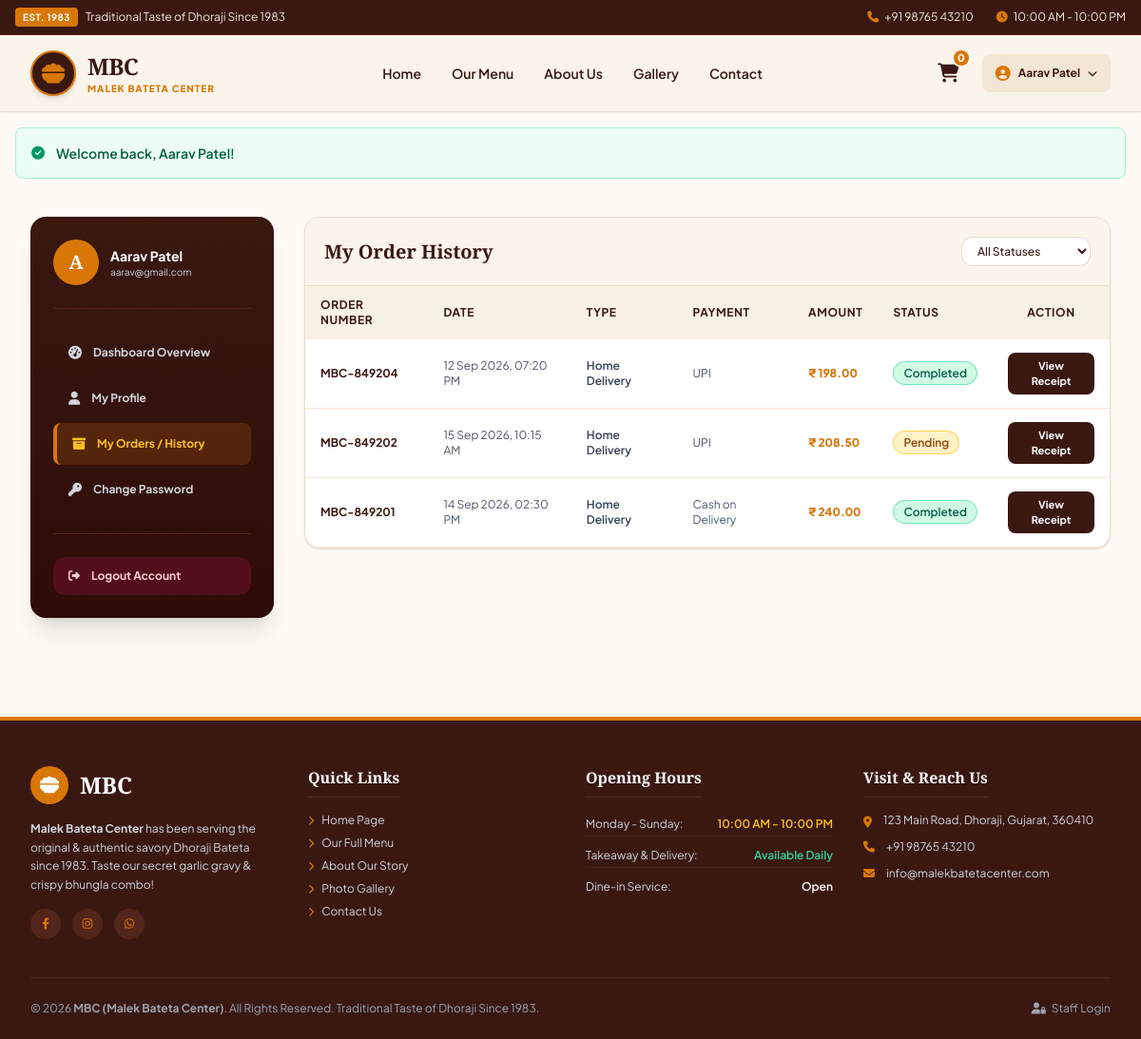
The app's page /customer/orders.php (signed in) with its own data.
### tables this page shows
CREATE TABLE IF NOT EXISTS `orders` (
  `id` INT AUTO_INCREMENT PRIMARY KEY,
  `order_number` VARCHAR(30) NOT NULL UNIQUE,
  `user_id` INT DEFAULT NULL,
  `customer_name` VARCHAR(100) NOT NULL,
  `customer_email` VARCHAR(100) NOT NULL,
  `customer_phone` VARCHAR(20) NOT NULL,
  `delivery_address` TEXT NOT NULL,
  `order_type` ENUM('Home Delivery', 'Takeaway', 'Dine-in') DEFAULT 'Home Delivery',
  `payment_method` ENUM('Cash on Delivery', 'UPI', 'Credit/Debit Card') DEFAULT 'Cash on Delivery',
  `subtotal` DECIMAL(10,2) NOT NULL,
  `tax_amount` DECIMAL(10,2) NOT NULL DEFAULT 0.00,
  `delivery_fee` DECIMAL(10,2) NOT NULL DEFAULT 0.00,
  `total_amount` DECIMAL(10,2) NOT NULL,
  `status` ENUM('Pending', 'Preparing', 'Out for Delivery', 'Completed', 'Cancelled') NOT NULL DEFAULT 'Pending',
  `notes` TEXT DEFAULT NULL,
  `created_at` TIMESTAMP DEFAULT CURRENT_TIMESTAMP,
  FOREIGN KEY (`user_id`) REFERENCES `users`(`id`) ON DELETE SET NULL
);

### customer/orders.php (the view, shortened to what this page needs)
<?php
require_once __DIR__ . '/../config/helpers.php';
$db = getDB();
$userId = currentUserId();
$sql = "SELECT * FROM orders WHERE user_id = ?";
$params = [$userId];
$sql .= " ORDER BY id DESC";
$stmt = $db->prepare($sql);
$stmt->execute($params);
$orders = $stmt->fetchAll();
require_once __DIR__ . '/../includes/header.php';
?>
<section class="py-10 bg-[#FFFBF4]">
    <div class="max-w-7xl mx-auto px-4 sm:px-6 lg:px-8">
        <div class="flex flex-col lg:flex-row gap-8">
            <?php require_once __DIR__ . '/includes/sidebar.php'; ?>
            <div class="flex-grow space-y-6">
                <div class="mbc-card bg-white rounded-2xl border border-[#E8DCCB] shadow overflow-hidden">
                    <div class="p-5 border-b border-[#E8DCCB] bg-[#FAF4EB] flex flex-col sm:flex-row sm:items-center justify-between gap-4">
                        <h2 class="font-serif-heading font-extrabold text-xl text-[#3A1812]">My Order History</h2>
                        <form action="<?php echo baseUrl('customer/orders.php'); ?>" method="GET" class="flex items-center gap-2">
                            <select name="status" onchange="this.form.submit()" class="px-3 py-1.5 text-xs bg-white border border-[#E8DCCB] rounded-xl font-medium focus:outline-none text-[#3A1812]">
                                <option value="">All Statuses</option>
                            </select>
                        </form>
                    </div>
                    <div class="overflow-x-auto">
                        <table class="w-full text-left mbc-table text-xs">
                            <thead>
                                <tr>
                                    <th>Order Number</th>
                                    <th>Date</th>
                                    <th>Type</th>
                                    <th>Payment</th>
                                    <th>Amount</th>
                                    <th>Status</th>
                                    <th class="text-center">Action</th>
                                </tr>
                            </thead>
                            <tbody>
                                <?php if (empty($orders)): ?>
                                    <tr>
                                        <td colspan="7" class="text-center py-8 text-gray-500">No orders found.</td>
                                    </tr>
                                <?php else: ?>
                                    <?php foreach ($orders as $ord): ?>
                                        <tr>
                                            <td class="font-bold text-[#3A1812]"><?php echo htmlspecialchars($ord['order_number']); ?></td>
                                            <td class="text-gray-600"><?php echo date('d M Y, h:i A', strtotime($ord['created_at'])); ?></td>
                                            <td><span class="font-semibold text-gray-700"><?php echo htmlspecialchars($ord['order_type']); ?></span></td>
                                            <td><span class="text-gray-600"><?php echo htmlspecialchars($ord['payment_method']); ?></span></td>
                                            <td class="font-extrabold text-[#D97706]"><?php echo formatPrice($ord['total_amount']); ?></td>
                                            <td><?php echo renderStatusBadge($ord['status']); ?></td>
                                            <td class="text-center">
                                                <a href="<?php echo baseUrl('customer/order-detail.php?id=' . $ord['id']); ?>" class="bg-[#3A1812] hover:bg-[#D97706] text-white text-[11px] font-bold px-3 py-1.5 rounded-lg transition inline-block">
                                                    View Receipt
                                                </a>
                                            </td>
                                        </tr>
                                    <?php endforeach; ?>
                                <?php endif; ?>
                            </tbody>
                        </table>
                    </div>
                </div>
            </div>
        </div>
    </div>
</section>
<?php require_once __DIR__ . '/../includes/footer.php'; ?>

### config/helpers.php (shortened to what this page needs)
<?php
function baseUrl($path = '') {
    $protocol = isset($_SERVER['HTTPS']) && $_SERVER['HTTPS'] === 'on' ? 'https' : 'http';
    $host = $_SERVER['HTTP_HOST'] ?? 'localhost:8000';
    $scriptDir = dirname($_SERVER['SCRIPT_NAME']);
    $base = rtrim($protocol . "://" . $host . rtrim(str_replace('\\', '/', $scriptDir), '/'), '/');
    if (strpos($_SERVER['SCRIPT_NAME'], '/admin') !== false) {
        $base = dirname($base);
    } elseif (strpos($_SERVER['SCRIPT_NAME'], '/customer') !== false) {
        $base = dirname($base);
    }
    return rtrim($base, '/') . '/' . ltrim($path, '/');
}
function formatPrice($amount) {
    return '₹ ' . number_format((float)$amount, 2);
}
function renderStatusBadge($status) {
    switch ($status) {
        case 'Pending':
            return '<span class="px-2.5 py-1 text-xs font-semibold rounded-full bg-amber-100 text-amber-800 border border-amber-300">Pending</span>';
        case 'Completed':
            return '<span class="px-2.5 py-1 text-xs font-semibold rounded-full bg-emerald-100 text-emerald-800 border border-emerald-300">Completed</span>';
    }
}

### assets/css/style.css (style rules this page uses)
:root { --mbc-dark-brown: #3A1812; --mbc-deep-red: #2D0B07; --mbc-cream-bg: #FFFBF4; --mbc-cream-card: #FAF4EB; --mbc-amber-primary: #D97706; --mbc-amber-hover: #B45309; --mbc-orange-accent: #E65100; --mbc-text-dark: #2A1712; --mbc-border: #E8DCCB; }
body { font-family: 'Plus Jakarta Sans', sans-serif; background-color: var(--mbc-cream-bg); color: var(--mbc-text-dark); }
.font-serif-heading { font-family: 'Playfair Display', Georgia, serif; }
.mbc-card { background-color: #FFFFFF; border: 1px solid var(--mbc-border); border-radius: 0.75rem; box-shadow: 0 4px 6px -1px rgba(58, 24, 18, 0.04), 0 2px 4px -1px rgba(58, 24, 18, 0.02); }
.mbc-table th { background-color: #F8F1E5; color: var(--mbc-dark-brown); font-weight: 700; text-transform: uppercase; font-size: 0.75rem; letter-spacing: 0.05em; padding: 0.75rem 1rem; }
.mbc-table td { padding: 0.875rem 1rem; border-bottom: 1px solid #F3E6D5; }

### records on screen
orders: order_number "MBC-849204", created_at "12 Sep 2026, 07:20 PM", order_type "Home Delivery", payment_method "UPI", total_amount "₹ 198.00", status "Completed"
orders: order_number "MBC-849202", created_at "15 Sep 2026, 10:15 AM", order_type "Home Delivery", payment_method "UPI", total_amount "₹ 208.50", status "Pending"
orders: order_number "MBC-849201", created_at "14 Sep 2026, 02:30 PM", order_type "Home Delivery", payment_method "Cash on Delivery", total_amount "₹ 240.00", status "Completed"

### other values on screen
$cartCount "0"
currentUserName() "Aarav Patel"
$flash['message'] "Welcome back, Aarav Patel!"
substr(currentUserName(), 0, 1) "A"
currentUserEmail() "aarav@gmail.com"
